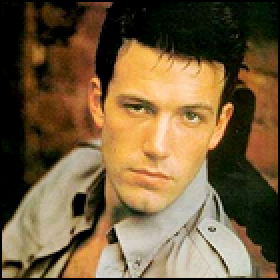
#> input picture Faces_train/Ben Afflek/10.jpg, 140 x 140 px, found by its file name (shown 2 times larger); its folder holds only this picture in this run
$ python 2-face_train.py
#> lines starting #> are read from the running program, lines starting #| are printed output that depends on the picture
import os
import cv2 as cv
import numpy as np

people = ['Ben Afflek', 'Jerry Seinfield']
DIR = r'C:/Users/user/Desktop/npyt/Faces_train'

haar_cascade = cv.CascadeClassifier('C:/Users/user/Desktop/npyt/Faces/haar_face.xml')


features = []
labels = []

def create_train():
    for person in people:
        path = os.path.join(DIR, person)
        label = people.index(person)

        for img in os.listdir(path):
            img_path = os.path.join(path,img)

            img_array = cv.imread(img_path)
#> img_array is the input picture: shape (140, 140, 3); mean B, G, R 60.5, 93.3, 116
            if img_array is None:
                continue
            gray = cv.cvtColor(img_array, cv.COLOR_BGR2GRAY)
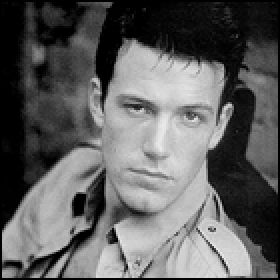
#> gray: shape (140, 140) (shown 2 times larger); min 0, max 238, mean 96.3

            faces_rect = haar_cascade.detectMultiScale(gray, scaleFactor=1.1, minNeighbors=4)
#> faces_rect = [[46, 28, 73, 73]]

            for (x,y,w,h) in faces_rect:
                faces_roi = gray[y:y+h, x:x+w]
                features.append(faces_roi)
                labels.append(label)
#> this loop made 1 pass
#> pass 1, in create_train, `faces_roi = gray[y:y+h, x:x+w]`:
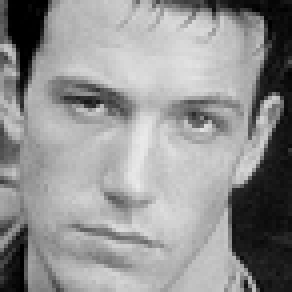
#> faces_roi: shape (73, 73) (shown 4 times larger); min 0, max 234, mean 146.1
#> after the loop, features = 1 item; labels = [0]
#> pass 2 of the loop in create_train, `for person in people:`:
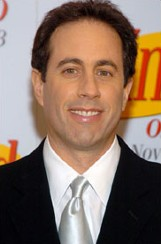
#> input picture Faces_train/Jerry Seinfield/1 (1).jpg, 161 x 244 px, found by its file name
#> in create_train, img_array is the input picture: shape (244, 161, 3); mean B, G, R 100.2, 114.7, 137.3
#> in create_train, `gray = cv.cvtColor(img_array, cv.COLOR_BGR2GRAY)`:
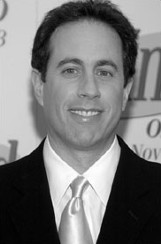
#> gray: shape (244, 161); min 0, max 255, mean 119.8
#> faces_rect = [[37, 31, 101, 101]]
#> the loop in create_train, `for (x,y,w,h) in faces_rect:` made 1 pass
#> pass 1, in create_train, `faces_roi = gray[y:y+h, x:x+w]`:
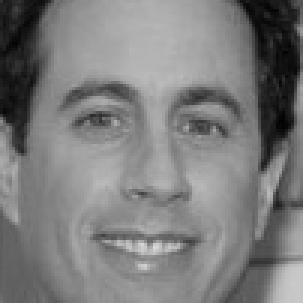
#> faces_roi: shape (101, 101) (shown 3 times larger); min 1, max 218, mean 124.2
#> after the loop in create_train, `for (x,y,w,h) in faces_rect:`: features = 2 items; labels = [0, 1]

create_train()

features = np.array(features, dtype='object')
labels = np.array(labels)


face_recognizer = cv.face.LBPHFaceRecognizer_create() # Bu model, gri tonlamalı bir yüz görüntüsünü analiz eder, yüzdeki özellikleri öğrenir ve yüzleri tanıma yeteneğine sahip bir model haline gelir.

face_recognizer.train(features,labels)

face_recognizer.save('face_trained.yml')
np.save('features.npy', features)
np.save('labels.npy', labels)
